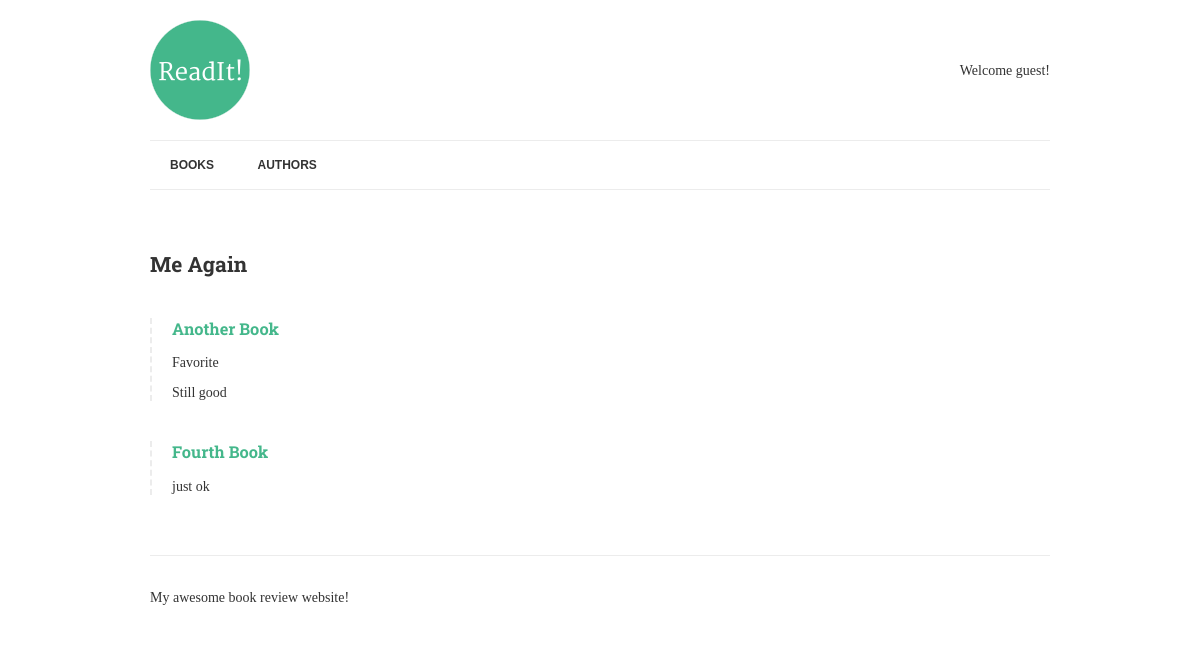
The page /authors/2/ on the database its author committed.
### books/models.py (models this page shows, shortened)
class Author(models.Model):
	name = models.CharField(max_length=70,help_text='use pen name, not real name',unique=True)

class Book(models.Model):
	title = models.CharField(max_length=150)
	authors = models.ManyToManyField("Author",related_name="books")
	review = models.TextField(blank=True,null=True)
	date_reviewed = models.DateTimeField(blank=True,null=True)
	is_favorite = models.BooleanField(default=False,verbose_name='Favorite?')

### books/views.py (the view)
# urls.py: url(r'^authors/(?P<pk>[-\w]+)/$',AuthorDetail.as_view(),name='author-detail'),
class AuthorDetail(DetailView):
	model = Author
	template_name = 'author.html'

### books/templates/author.html
{% extends "base.html" %}
{% block content %}
	<h2>{{ author.name }}</h2>
	{% for book in author.books.all %}
		{% if book.review %}
		<div class="book">
			<h3><a href="{% url 'book-detail' book.pk %}">{{ book.title }}</a></h3>
			{% if book.is_favorite %}<p class="highlight">Favorite</p>{% endif %}
			<p>{{ book.review|linebreaks }}</p>
		</div>
		{% endif %}
	{% endfor %}
{% endblock %}

### readit/static/css/style.css (style rules this page uses)
.book { border-left: 2px dashed #ececec; padding-left: 20px; margin: 40px 0; }
body { font-family: 'Merriweather', serif; color: #333; font-size: 14px; }
h1, h2, h3, h4, h5, h6 { font-family: 'Roboto Slab', serif; }
a { color: #44B78B; text-decoration: none; }

### rows shown on the page
Author: name "Me Again"
Book: title "Another Book", is_favorite "Favorite", review "Still good"
Book: title "Fourth Book", review "just ok"
